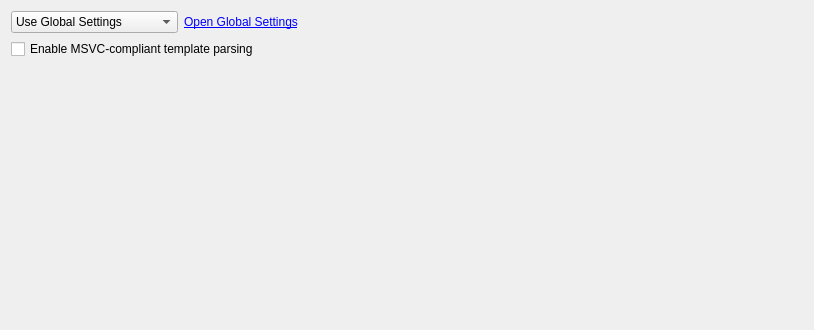
<?xml version="1.0" encoding="UTF-8"?>
<ui version="4.0">
 <class>ClangCodeModel::Internal::ClangProjectSettingsWidget</class>
 <widget class="QWidget" name="ClangCodeModel::Internal::ClangProjectSettingsWidget">
  <property name="enabled">
   <bool>true</bool>
  </property>
  <property name="geometry">
   <rect>
    <x>0</x>
    <y>0</y>
    <width>814</width>
    <height>330</height>
   </rect>
  </property>
  <layout class="QVBoxLayout" name="verticalLayout">
   <item>
    <layout class="QHBoxLayout" name="horizontalLayout">
     <item>
      <widget class="QComboBox" name="globalOrCustomComboBox">
       <property name="sizePolicy">
        <sizepolicy hsizetype="Fixed" vsizetype="Fixed">
         <horstretch>0</horstretch>
         <verstretch>0</verstretch>
        </sizepolicy>
       </property>
       <item>
        <property name="text">
         <string>Use Global Settings</string>
        </property>
       </item>
       <item>
        <property name="text">
         <string>Use Customized Settings</string>
        </property>
       </item>
      </widget>
     </item>
     <item>
      <widget class="QLabel" name="gotoGlobalSettingsLabel">
       <property name="text">
        <string>&lt;a href=&quot;target&quot;&gt;Open Global Settings&lt;/a&gt;</string>
       </property>
      </widget>
     </item>
    </layout>
   </item>
   <item>
    <widget class="QCheckBox" name="delayedTemplateParseCheckBox">
     <property name="toolTip">
      <string>Parse templates in a MSVC-compliant way. This helps to parse headers for example from Active Template Library (ATL) or Windows Runtime Library (WRL).
However, using the relaxed and extended rules means also that no highlighting/completion can be provided within template functions.</string>
     </property>
     <property name="text">
      <string>Enable MSVC-compliant template parsing</string>
     </property>
    </widget>
   </item>
   <item>
    <widget class="CppTools::ClangDiagnosticConfigsSelectionWidget" name="clangDiagnosticConfigsSelectionWidget" native="true"/>
   </item>
   <item>
    <spacer name="verticalSpacer">
     <property name="orientation">
      <enum>Qt::Vertical</enum>
     </property>
     <property name="sizeHint" stdset="0">
      <size>
       <width>20</width>
       <height>40</height>
      </size>
     </property>
    </spacer>
   </item>
  </layout>
 </widget>
 <customwidgets>
  <customwidget>
   <class>CppTools::ClangDiagnosticConfigsSelectionWidget</class>
   <extends>QWidget</extends>
   <header>cpptools/clangdiagnosticconfigsselectionwidget.h</header>
  </customwidget>
 </customwidgets>
 <resources/>
 <connections/>
</ui>
